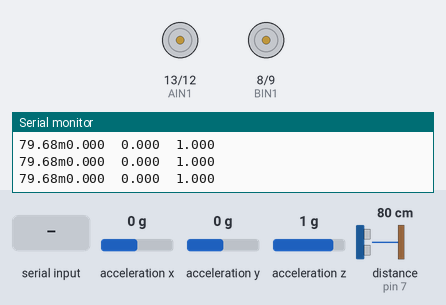
Simulated run of this sketch. Board: Arduino Uno, built with avr-gcc and run on an emulated ATmega328P. Shown: motor-driver pin pairs drawn as motors (green arrow = first pin HIGH = forward, orange = second pin HIGH = backward, longer = more drive, scaled by the enable pin), the last lines printed to the serial monitor. Wiring (inferred from the names in the program): ultrasonic range finder: trigger pin 6; echo pin 7. The inputs (shaded band) are chosen by the test bench; at power-on: distance to the obstacle (sensor on pin 7) 80 cm, acceleration x 0 g, acceleration y 0 g, acceleration z 1 g. The echo pulse lasts 58.3 µs per cm.

Above: at 1.2 s.
1.3 s: "F" received over the second serial link
At 2.2 s:
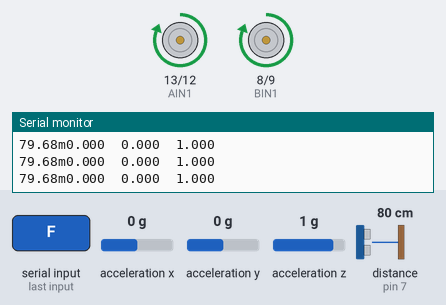
2.8 s: "B" received over the second serial link
At 3.4 s:
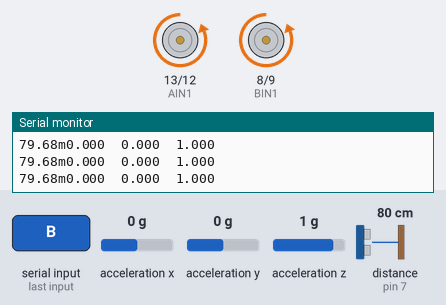
4.3 s: distance to the obstacle (sensor on pin 7) set to 7 cm
5.8 s: distance to the obstacle (sensor on pin 7) set to 4 cm
At 6.3 s:
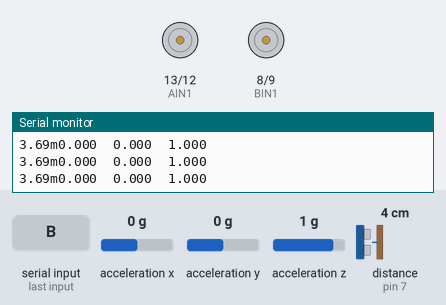
Timing chart, 0 to 8.8 s (numbered marks = the images above; inputs shaded):
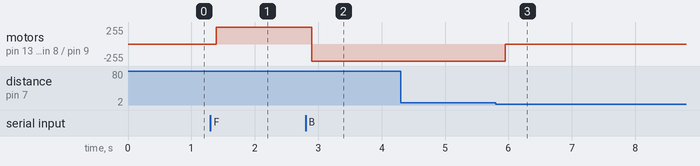

The sketch:

Bluetooth_Motor.ino
```cpp
#include <SoftwareSerial.h>
#include <Wire.h>
#include "SparkFun_MMA8452Q.h"

// initialisation of serial input and ouput ports for the bluetooth module
SoftwareSerial BTSerial(3,2);  // RX, TX (must match your wiring)

MMA8452Q accel;

//Initialization of ports controlling the motor
const int AIN1 = 13;           //control pin 1 on the motor driver for the right motor
const int AIN2 = 12;           //control pin 2 on the motor driver for the right motor
const int PWMA = 11;            //speed control pin on the motor driver for the right motor
const int BIN1 = 8;           //control pin 1 on the motor driver for the right motor
const int BIN2 = 9;           //control pin 2 on the motor driver for the right motor
const int PWMB = 10;            //speed control pin on the motor driver for the right motor
const int trigPin = 6;          //trigger pin for the ultrasonic distance sensor
const int echoPin = 7;          //echo pin for the ultrasonic distance sensor

//Initialisation of constant variables
int motorSpeed = 250;       //starting speed for the motor
float duration, distance;

void setup() {
  pinMode(AIN1, OUTPUT);    //
  pinMode(AIN2, OUTPUT);    // these three lines set the Motor pins to output status
  pinMode(PWMA, OUTPUT);    //
  pinMode(BIN1, OUTPUT);    //
  pinMode(BIN2, OUTPUT);    // these three lines set the Motor pins to output status
  pinMode(PWMB, OUTPUT);    //
  pinMode(trigPin, OUTPUT);
  pinMode(echoPin, INPUT);

  BTSerial.begin(9600);     //this line begins serial communication with the Bluetooth serial object

  Serial.begin(9600);       //this line allows the arduino to report back to the laptop(will probably be removed and is mostly useful for debugging)

  Wire.begin();

  if (accel.begin() == false) {
    Serial.println("Not Connected. Please check connections and read the hookup guide.");
    while (1);
  }

}

void loop() {

  digitalWrite(trigPin, LOW);
  delayMicroseconds(2);
  digitalWrite(trigPin, HIGH);
  delayMicroseconds(10);
  digitalWrite(trigPin, LOW);

  duration = pulseIn(echoPin, HIGH);
  distance = (duration*0.0343)/2;
  Serial.print(distance);
  Serial.print("m");
  delay(100);
  if (distance<=5){
          spinMotor1(0);
          spinMotor2(0);
  }else{
    if (BTSerial.available()) {

          char command = (char)BTSerial.read();
          Serial.println("Received: " + String(command));

          switch (command){                  //My idea here is to use the case either to directly make commands, But I also thought we could use it to recover full words
                                        //by using it to differentiate between single letter commands or storing a letter to a string.
            case 'F':
          // F = full forward
            spinMotor1(255);
            spinMotor2(255);
               break;
            case 'B':
          // B = full backward
           spinMotor1(-255);
            spinMotor2(-255);
               break;
            case 'S':
          // S = Complete Stop
            spinMotor1(0);
            spinMotor2(0);
              break;
            case 'L':
          //  L = Hard Left
            spinMotor1(255);     //incomplete, need to get code spinning both motors
            spinMotor2(55);
              break;
            case 'R':
          // R = Hard Right
            spinMotor1(55);
            spinMotor2(255);
              break;
            case 'Q':         //Extra placeholders for more functionality
              break;
            case 'W':
              break;
            case 'E':
              break;
            case 'T':
              break;
            case 'Y':
              break;
        }
    }
  }

    if (accel.available()) {      // Wait for new data from accelerometer
    // Acceleration of x, y, and z directions in g units
    Serial.print(accel.getCalculatedX(), 3);
    Serial.print("\t");
    Serial.print(accel.getCalculatedY(), 3);
    Serial.print("\t");
    Serial.print(accel.getCalculatedZ(), 3);
    Serial.println();}

}
//Homebrew functions begin here
/********************************************************************************/
void spinMotor1(int motorSpeed)                       //function for driving the right motor
{

  if (motorSpeed > 0){                                //if the motor should drive forward (positive speed)
    digitalWrite(AIN1, HIGH);                         //set pin 1 to high
    digitalWrite(AIN2, LOW);                          //set pin 2 to low
  }
  else if (motorSpeed < 0){
    digitalWrite(AIN1, LOW);                          //set pin 1 to low
    digitalWrite(AIN2, HIGH);                         //set pin 2 to high
  }else{                                              //if the motor should stop
    digitalWrite(AIN1, LOW);                          //set pin 1 to low
    digitalWrite(AIN2, LOW);                          //set pin 2 to low
  }

  analogWrite(PWMA, abs(motorSpeed));                 //now that the motor direction is set, drive it at the entered speed
}

void spinMotor2(int motorSpeed)                       //function for driving the right motor
{

  if (motorSpeed > 0){                                //if the motor should drive forward (positive speed)
    digitalWrite(BIN1, HIGH);                         //set pin 1 to high
    digitalWrite(BIN2, LOW);                          //set pin 2 to low
  }
  else if (motorSpeed < 0){
    digitalWrite(BIN1, LOW);                          //set pin 1 to low
    digitalWrite(BIN2, HIGH);                         //set pin 2 to high
  }else{                                              //if the motor should stop
    digitalWrite(BIN1, LOW);                          //set pin 1 to low
    digitalWrite(BIN2, LOW);                          //set pin 2 to low
  }

  analogWrite(PWMB, abs(motorSpeed));                 //now that the motor direction is set, drive it at the entered speed
}
```

Measured:
- the behaviour switches between 6 and 5 cm on distance to the obstacle (sensor on pin 7) (found by bisection; images 2 and 3)
- after the input at 1.3 s, motor on pin 13 (AIN1) / pin 12 (AIN2), motor on pin 8 (BIN1) / pin 9 (BIN2): stopped → forward 255/255 after 0.09 s
- after the input at 2.8 s, motor on pin 13 (AIN1) / pin 12 (AIN2), motor on pin 8 (BIN1) / pin 9 (BIN2): forward 255/255 → backward 255/255 after 0.10 s
- after the input at 5.8 s, motor on pin 13 (AIN1) / pin 12 (AIN2), motor on pin 8 (BIN1) / pin 9 (BIN2): backward 255/255 → stopped after 0.15 s
